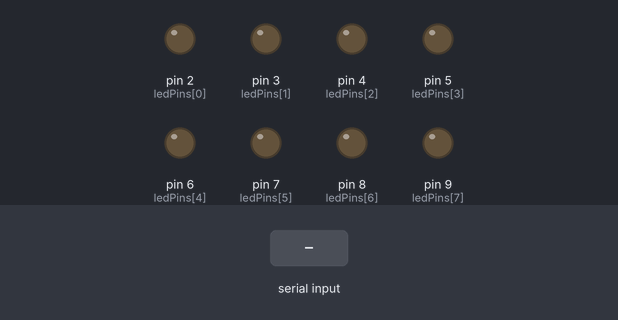
The sketch below on a simulated Arduino Uno, built with avr-gcc and run on an emulated ATmega328P. Shown: output pins drawn as LEDs (lit = HIGH). Dashed ring = blinking. The test bench sets the inputs (shaded band).

Above: at 1.2 s.
1.3 s: byte 1 (0x01) received over Serial
At 1.45 s:
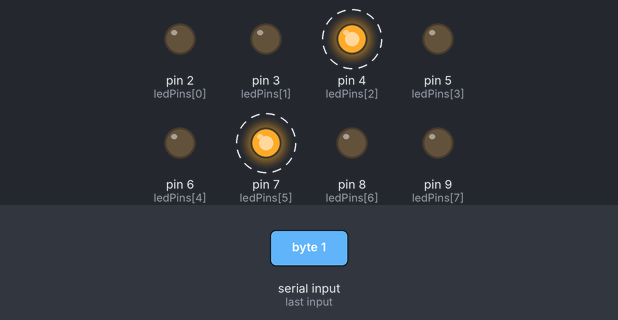
At 2.5 s:
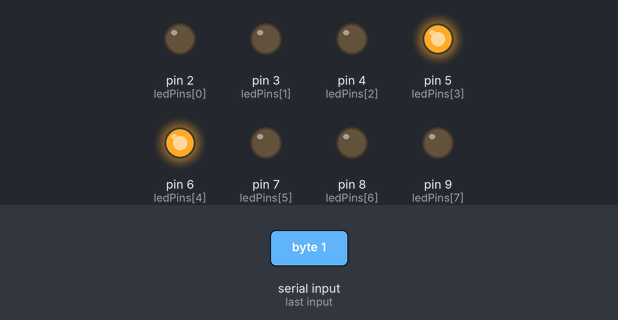
Timing chart, 0 to 4.3 s (numbered marks = the images above; inputs shaded):
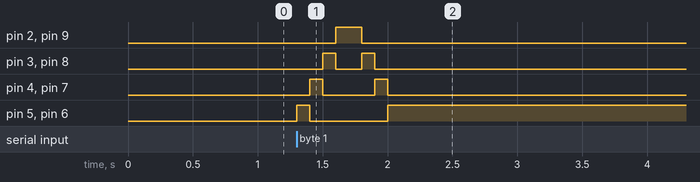

The sketch:

cmd_blinking_lights.ino
```cpp
/*     ---------------------------------------------------------
 *     |  Arduino Experimentation Kit Example Code             |
 *     |  CIRC-02 .: 8 LED Fun :. (Multiple LEDs)   |
 *     ---------------------------------------------------------
 *
 *  A few Simple LED animations
 *
 * For more information on this circuit http://tinyurl.com/d2hrud
 *
 */

//LED Pin Variables
int ledPins[] = {2,3,4,5,6,7,8,9}; //An array to hold the pin each LED is connected to
                                   //i.e. LED #0 is connected to pin 2, LED #1, 3 and so on
                                   //to address an array use ledPins[0] this would equal 2
                                   //and ledPins[7] would equal 9

/*
 * setup() - this function runs once when you turn your Arduino on
 * We the three control pins to outputs
 */
void setup()
{

  //Set each pin connected to an LED to output mode (pulling high (on) or low (off)
  for(int i = 0; i < 8; i++){         //this is a loop and will repeat eight times
      pinMode(ledPins[i],OUTPUT); //we use this to set each LED pin to output
  }                                   //the code this replaces is below

  Serial.begin(9600);

}


/*
 * loop() - this function will start after setup finishes and then repeat
 * we call a function called oneAfterAnother(). if you would like a different behaviour
 * uncomment (delete the two slashes) one of the other lines
 */
void loop()
{

  if (Serial.available() > 0) {
    int incomingByte = Serial.read();

    if (incomingByte == 0x01) {
      inAndOut();
    } else if (incomingByte == 0x00) {
       for(int i = 0; i < 8; i++){
          digitalWrite(ledPins[i], LOW);
       }
    }
  }
}


/*
 * inAndOut() - This will turn on the two middle LEDs then the next two out
 * making an in and out look
 */
void inAndOut(){
  int delayTime = 100; //the time (in milliseconds) to pause between LEDs
                       //make smaller for quicker switching and larger for slower

  //runs the LEDs out from the middle
  for(int i = 0; i <= 3; i++){
    int offLED = i - 1;  //Calculate which LED was turned on last time through
    if(i == 0) {         //for i = 1 to 7 this is i minus 1 (i.e. if i = 2 we will
      offLED = 3;        //turn on LED 2 and off LED 1)
    }                    //however if i = 0 we don't want to turn of led -1 (doesn't exist)
                         //instead we turn off LED 7, (looping around)
    int onLED1 = 3 - i;       //this is the first LED to go on ie. LED #3 when i = 0 and LED
                             //#0 when i = 3
    int onLED2 = 4 + i;       //this is the first LED to go on ie. LED #4 when i = 0 and LED
                             //#7 when i = 3
    int offLED1 = 3 - offLED; //turns off the LED we turned on last time
    int offLED2 = 4 + offLED; //turns off the LED we turned on last time

    digitalWrite(ledPins[onLED1], HIGH);
    digitalWrite(ledPins[onLED2], HIGH);
    digitalWrite(ledPins[offLED1], LOW);
    digitalWrite(ledPins[offLED2], LOW);
    delay(delayTime);
  }

  //runs the LEDs into the middle
  for(int i = 3; i >= 0; i--){
    int offLED = i + 1;  //Calculate which LED was turned on last time through
    if(i == 3) {         //for i = 1 to 7 this is i minus 1 (i.e. if i = 2 we will
      offLED = 0;        //turn on LED 2 and off LED 1)
    }                    //however if i = 0 we don't want to turn of led -1 (doesn't exist)
                         //instead we turn off LED 7, (looping around)
    int onLED1 = 3 - i;       //this is the first LED to go on ie. LED #3 when i = 0 and LED
                             //#0 when i = 3
    int onLED2 = 4 + i;       //this is the first LED to go on ie. LED #4 when i = 0 and LED
                             //#7 when i = 3
    int offLED1 = 3 - offLED; //turns off the LED we turned on last time
    int offLED2 = 4 + offLED; //turns off the LED we turned on last time

    digitalWrite(ledPins[onLED1], HIGH);
    digitalWrite(ledPins[onLED2], HIGH);
    digitalWrite(ledPins[offLED1], LOW);
    digitalWrite(ledPins[offLED2], LOW);
    delay(delayTime);
  }
}
```

Measured:
- after the input at 1.3 s, pin 2 (ledPins[0]): LOW → HIGH after 0.30 s, → LOW 0.20 s later; pin 3 (ledPins[1]): alternates HIGH for 0.10 s and LOW for 0.20 s, 4 changes in all, then stays LOW, starting after 0.20 s
